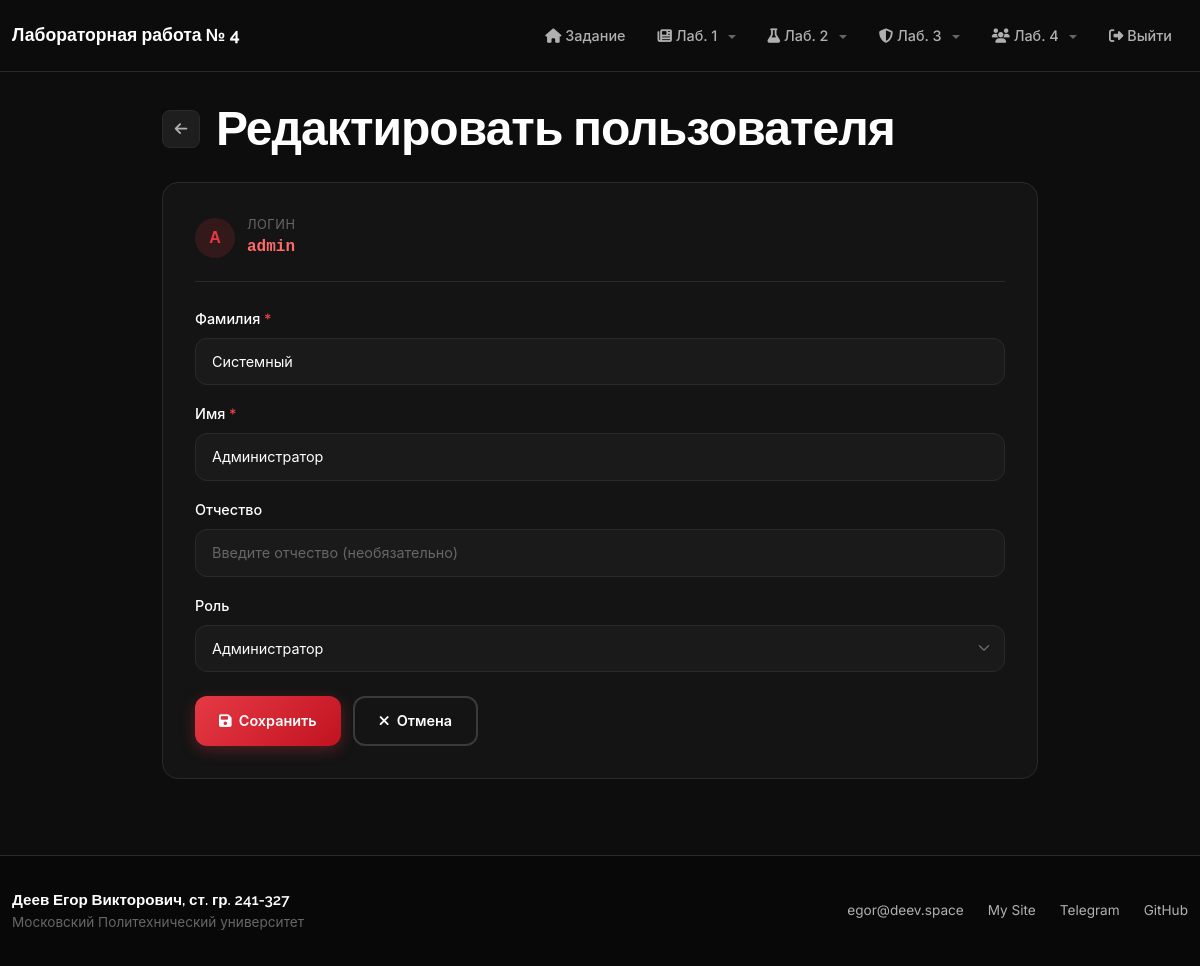
Screenshot of /users/1/edit (signed in) with the database file from the repository.
### app.py (models this page shows, shortened)
class User(db.Model, UserMixin):
    __tablename__ = 'users'
    id = db.Column(db.Integer, primary_key=True)
    login = db.Column(db.String(100), unique=True, nullable=False)
    password_hash = db.Column(db.String(255), nullable=False)
    last_name = db.Column(db.String(100), nullable=True)
    first_name = db.Column(db.String(100), nullable=False)
    middle_name = db.Column(db.String(100), nullable=True)
    role_id = db.Column(db.Integer, db.ForeignKey('roles.id'), nullable=True)
    created_at = db.Column(db.DateTime, default=datetime.utcnow)
    role = db.relationship('Role', back_populates='users')

### app.py (the view)
@app.route('/users/<int:user_id>/edit', methods=['GET', 'POST'])
@login_required
def user_edit(user_id):
    user = User.query.filter_by(id=user_id).first_or_404()
    roles = Role.query.all()
    errors = {}
    if request.method == 'POST':
        last_name = request.form.get('last_name', '').strip()
        first_name = request.form.get('first_name', '').strip()
        middle_name = request.form.get('middle_name', '').strip()
        role_id = request.form.get('role_id') or None
        form_data = {
            'last_name': last_name,
            'first_name': first_name,
            'middle_name': middle_name,
            'role_id': role_id,
        }
        if not last_name:
            errors['last_name'] = ['Поле не может быть пустым.']
        if not first_name:
            errors['first_name'] = ['Поле не может быть пустым.']
        if not errors:
            try:
                user.last_name = last_name or None
                user.first_name = first_name
                user.middle_name = middle_name or None
                user.role_id = int(role_id) if role_id else None
                db.session.commit()
                flash('Пользователь успешно обновлён!', 'success')
                return redirect(url_for('users_list'))
            except Exception as e:
                db.session.rollback()
                flash(f'Ошибка при сохранении: {e}', 'error')
    else:
        form_data = {
            'last_name': user.last_name or '',
            'first_name': user.first_name or '',
            'middle_name': user.middle_name or '',
            'role_id': user.role_id,
        }
    return render_template('user_edit.html', title='Редактировать пользователя',
                           user=user, roles=roles, errors=errors, form_data=form_data)

### app.py (called while the page is built)
@login_manager.user_loader
def load_user(user_id):
    return User.query.filter_by(id=int(user_id)).first()

### templates/user_edit.html
{% extends 'base.html' %}
{% from 'macros.html' import user_form %}
{% block content %}
<div class="row my-4">
    <div class="col-lg-8 col-xl-9 mx-auto">
        <div class="page-back-header">
            <a href="{{ url_for('users_list') }}" class="btn-back">
                <i class="fas fa-arrow-left"></i>
            </a>
            <h1>Редактировать пользователя</h1>
        </div>
        <div class="data-card">
            <div style="display: flex; align-items: center; gap: 0.75rem; margin-bottom: 1.5rem; padding-bottom: 1.25rem; border-bottom: 1px solid var(--border);">
                <div class="user-avatar-sm" style="width: 40px; height: 40px; font-size: 1rem;">
                    {{ (user.first_name[0] if user.first_name else '?') | upper }}
                </div>
                <div>
                    <div style="color: var(--text-muted); font-size: 0.8rem; text-transform: uppercase; letter-spacing: 0.5px;">Логин</div>
                    <div style="color: var(--primary-light); font-family: 'Fira Code', monospace; font-weight: 600;">{{ user.login }}</div>
                </div>
            </div>
            <form method="POST" action="{{ url_for('user_edit', user_id=user.id) }}">
                {{ user_form(roles, errors, form_data, include_credentials=False) }}
                <div class="d-flex" style="gap: 0.75rem;">
                    <button type="submit" class="btn btn-primary">
                        <i class="fas fa-save"></i> Сохранить
                    </button>
                    <a href="{{ url_for('users_list') }}" class="btn btn-outline">
                        <i class="fas fa-times"></i> Отмена
                    </a>
                </div>
            </form>
        </div>
    </div>
</div>
{% endblock %}

### templates/macros.html (shortened to what this page needs)
{% macro user_form(roles, errors, form_data, include_credentials=False) %}
    <div class="mb-3">
        <label for="last_name" class="form-label">Фамилия <span style="color: var(--error);">*</span></label>
        <input type="text"
               class="form-control {% if errors.get('last_name') %}is-invalid{% endif %}"
               id="last_name" name="last_name"
               value="{{ form_data.get('last_name', '') }}"
               placeholder="Введите фамилию">
    </div>
    <div class="mb-3">
        <label for="first_name" class="form-label">Имя <span style="color: var(--error);">*</span></label>
        <input type="text"
               class="form-control {% if errors.get('first_name') %}is-invalid{% endif %}"
               id="first_name" name="first_name"
               value="{{ form_data.get('first_name', '') }}"
               placeholder="Введите имя">
    </div>
    <div class="mb-3">
        <label for="middle_name" class="form-label">Отчество</label>
        <input type="text"
               class="form-control"
               id="middle_name" name="middle_name"
               value="{{ form_data.get('middle_name', '') }}"
               placeholder="Введите отчество (необязательно)">
    </div>
    <div class="mb-4">
        <label for="role_id" class="form-label">Роль</label>
        <select class="form-control form-select-custom" id="role_id" name="role_id">
            {% for role in roles %}
            <option value="{{ role.id }}"
                {% if form_data.get('role_id') is not none and form_data.get('role_id')|string == role.id|string %}selected{% endif %}>
                {{ role.name }}
            </option>
            {% endfor %}
        </select>
    </div>
{% endmacro %}

### static/styles.css (style rules this page uses)
:root { --primary: #e63946; --primary-light: #ff6b6b; --primary-dark: #c1121f; --primary-bg: rgba(230, 57, 70, 0.15); --primary-glow: rgba(230, 57, 70, 0.3); --bg-main: #0d0d0d; --bg-darker: #080808; --bg-card: #141414; --bg-card-hover: #1a1a1a; --bg-elevated: #1e1e1e; --bg-input: #1a1a1a; --text-primary: #ffffff; --text-secondary: #b0b0b0; --text-muted: #666666; --border: #2a2a2a; --border-light: #3a3a3a; --success: #22c55e; --error: #ef4444; --radius-sm: 8px; --radius-md: 12px; --radius-lg: 16px; --radius-xl: 24px; --transition: all 0.3s cubic-bezier(0.4, 0, 0.2, 1); }
* { margin: 0; padding: 0; box-sizing: border-box; }
body { font-family: 'Inter', -apple-system, BlinkMacSystemFont, 'Segoe UI', Roboto, 'Helvetica Neue', Arial, sans-serif; font-size: 16px; line-height: 1.6; color: var(--text-secondary); background-color: var(--bg-main); -webkit-font-smoothing: antialiased; min-height: 100vh; display: flex; flex-direction: column; }
h1, h2, h3, h4, h5, h6 { font-family: 'Raleway', sans-serif; font-weight: 700; line-height: 1.2; letter-spacing: -0.02em; color: var(--text-primary); }
h1 { font-size: clamp(2rem, 4vw, 3.5rem); }
a { color: var(--primary); text-decoration: none; transition: var(--transition); }
.btn-primary { display: inline-flex; align-items: center; padding: 0.75rem 1.5rem; font-weight: 600; font-size: 0.9rem; border-radius: var(--radius-md); background: linear-gradient(135deg, var(--primary) 0%, var(--primary-dark) 100%); border: none; color: white; box-shadow: 0 4px 15px var(--primary-glow); transition: var(--transition); cursor: pointer; }
.btn-outline { display: inline-flex; align-items: center; padding: 0.75rem 1.5rem; font-weight: 600; font-size: 0.9rem; border-radius: var(--radius-md); background: transparent; border: 2px solid var(--border-light); color: var(--text-primary); transition: var(--transition); cursor: pointer; }
.data-card { background: var(--bg-card); border: 1px solid var(--border); border-radius: var(--radius-lg); padding: 2rem; transition: var(--transition); }
.form-control { background: var(--bg-input); border: 1px solid var(--border); border-radius: var(--radius-md); padding: 0.75rem 1rem; color: var(--text-primary); font-size: 0.9rem; transition: var(--transition); }
.form-control::placeholder { color: var(--text-muted); }
.form-label { color: var(--text-primary); font-weight: 500; font-size: 0.9rem; margin-bottom: 0.5rem; }
.user-avatar-sm { width: 36px; height: 36px; min-width: 36px; border-radius: 9999px; background: var(--primary-bg); color: var(--primary); display: flex; align-items: center; justify-content: center; font-weight: 700; font-size: 0.85rem; font-family: 'Raleway', sans-serif; }
.page-back-header { display: flex; align-items: center; gap: 1rem; margin-bottom: 1.5rem; }
.page-back-header h1 { margin-bottom: 0; }
.btn-back { display: inline-flex; align-items: center; justify-content: center; width: 38px; height: 38px; min-width: 38px; border-radius: var(--radius-sm); background: var(--bg-elevated); border: 1px solid var(--border); color: var(--text-secondary); cursor: pointer; transition: var(--transition); text-decoration: none; font-size: 0.9rem; }
.form-select-custom { -webkit-appearance: none; -moz-appearance: none; appearance: none; background-repeat: no-repeat; background-position: right 0.75rem center; background-size: 16px 12px; padding-right: 2.5rem !important; }
.form-select-custom option { background: var(--bg-card); color: var(--text-primary); }

### rows the page displays
User: first_name "А", login "admin", last_name "Системный", first_name "Администратор"

### other values shown
form field role_id "Администратор"
